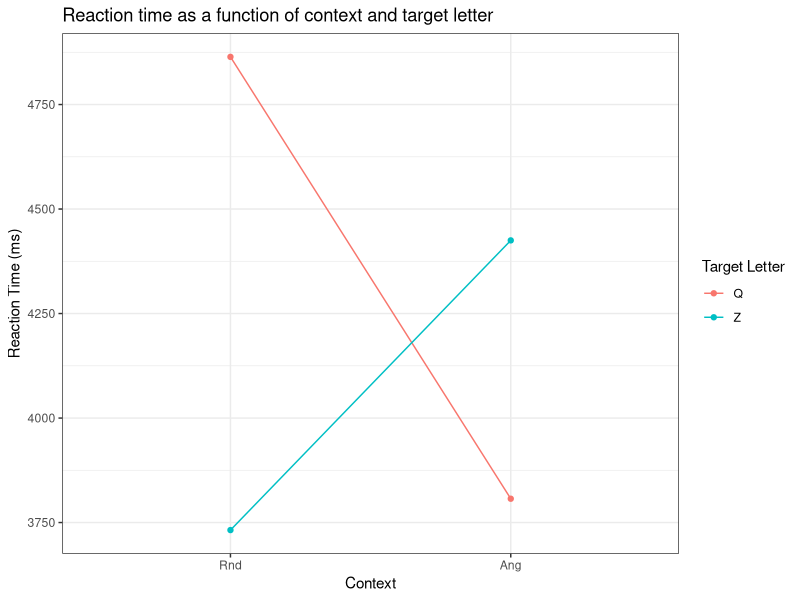

This figure's R source:
## ---- chunk 1
library(ggplot2)

class.ano <- data.frame(
letter  = factor(c("Q","Q","Z","Z")),
context = factor(c("Rnd","Ang","Rnd","Ang"), levels=c("Rnd","Ang")),
RT    = c(4864, 3807, 3732, 4425))
## ---- chunk 2

# Basic line graph with points
ano.pl <- ggplot(data=class.ano, aes(x=context, y=RT, group=letter, color=letter)) +
    geom_line() +
    geom_point() +
    theme_bw() +
    xlab("Context") + ylab("Reaction Time (ms)") +
    ggtitle("Reaction time as a function of context and target letter")

ano.pl + scale_shape_discrete(name="Target Letter") + scale_color_discrete(name="Target Letter")

